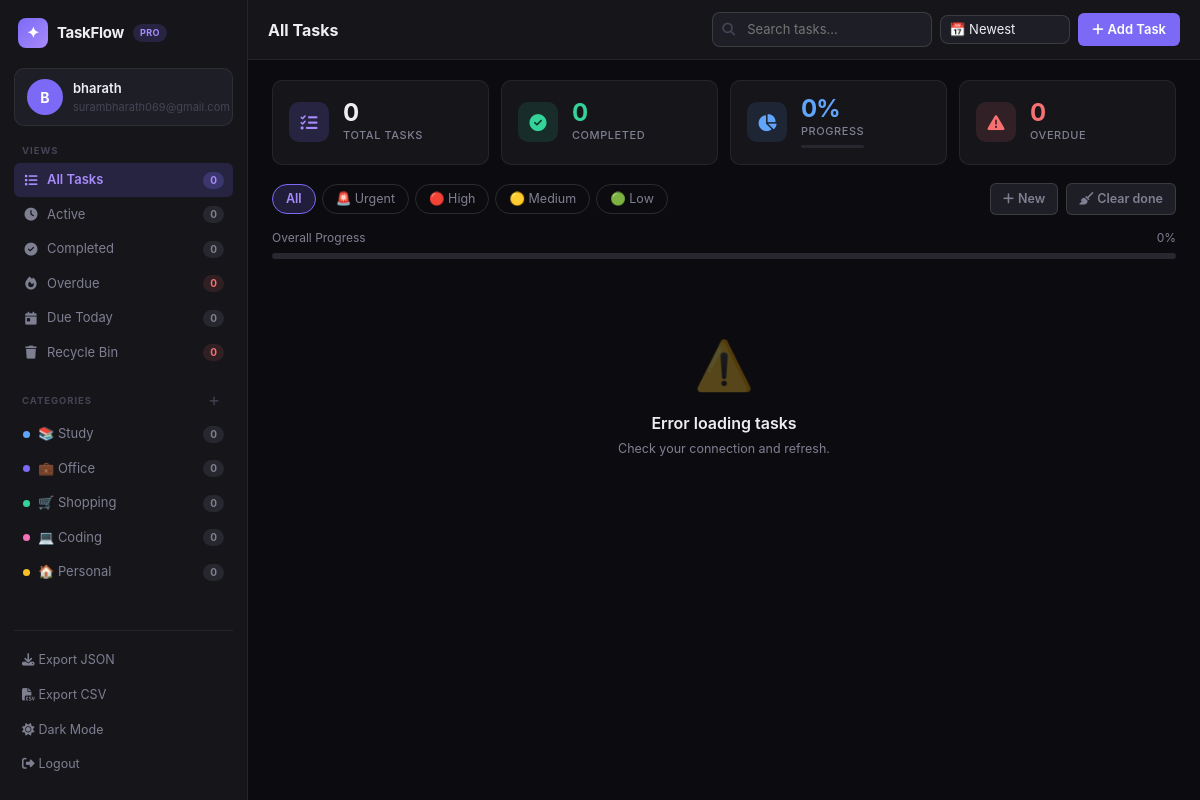
The app's page /dashboard (signed in) with its own data.
### app.py (models this page shows, shortened)
class User(UserMixin, db.Model):
    __tablename__ = 'users'
    id            = db.Column(db.Integer, primary_key=True)
    name          = db.Column(db.String(100), nullable=False)
    email         = db.Column(db.String(150), unique=True, nullable=False)
    password_hash = db.Column(db.String(256), nullable=False)
    avatar_color  = db.Column(db.String(20), default='#7c6af7')
    dark_mode     = db.Column(db.Boolean, default=True)
    created_at    = db.Column(db.DateTime, default=datetime.utcnow)
    tasks         = db.relationship('Task', backref='owner', lazy=True, cascade='all, delete-orphan')
    categories    = db.relationship('Category', backref='owner', lazy=True, cascade='all, delete-orphan')
    @property
    def initials(self):
        parts = self.name.split()
        return (parts[0][0] + (parts[1][0] if len(parts) > 1 else '')).upper()

class Category(db.Model):
    __tablename__ = 'categories'
    id         = db.Column(db.Integer, primary_key=True)
    user_id    = db.Column(db.Integer, db.ForeignKey('users.id'), nullable=False)
    name       = db.Column(db.String(80), nullable=False)
    icon       = db.Column(db.String(10), default='📁')
    color      = db.Column(db.String(20), default='#7c6af7')
    created_at = db.Column(db.DateTime, default=datetime.utcnow)
    tasks      = db.relationship('Task', backref='category', lazy=True)

### app.py (the view)
@app.route('/dashboard')
@login_required
def dashboard():
    categories = Category.query.filter_by(user_id=current_user.id).all()
    all_tasks    = Task.query.filter_by(user_id=current_user.id, is_deleted=False).all()
    total        = len(all_tasks)
    done         = sum(1 for t in all_tasks if t.status == 'done')
    in_progress  = sum(1 for t in all_tasks if t.status == 'in_progress')
    overdue      = sum(1 for t in all_tasks if t.is_overdue)
    pct          = round(done / total * 100) if total else 0
    today_tasks  = [t for t in all_tasks if t.deadline == date.today() and t.status != 'done']
    return render_template(
        'dashboard.html',
        categories=categories,
        stats={'total': total, 'done': done, 'in_progress': in_progress, 'overdue': overdue, 'pct': pct},
        today_tasks=today_tasks,
        today=date.today().isoformat(),
    )

### app.py (called while the page is built)
@login_manager.user_loader
def load_user(user_id):
    return db.session.get(User, int(user_id))

### templates/dashboard.html (shortened to what this page needs)
<!DOCTYPE html>
<html lang="en" data-theme="{{ 'dark' if current_user.dark_mode else 'light' }}">
<head>
<link href="https://cdn.jsdelivr.net/npm/bootstrap@5.3.2/dist/css/bootstrap.min.css" rel="stylesheet"/>
<link href="https://cdnjs.cloudflare.com/ajax/libs/font-awesome/6.5.0/css/all.min.css" rel="stylesheet"/>
<link href="{{ url_for('static', filename='css/style.css') }}" rel="stylesheet"/>
</head>
<body>
<nav class="sidebar" id="sidebar">
  <div class="sidebar-inner">
    <div class="sidebar-logo">
      <div class="logo-mark">✦</div>
      <span class="logo-text">TaskFlow</span>
      <span class="logo-pro">PRO</span>
    </div>
    <div class="user-card">
      <div class="user-avatar" style="background:{{ current_user.avatar_color }}">{{ current_user.initials }}</div>
      <div class="user-info">
        <div class="user-name">{{ current_user.name }}</div>
        <div class="user-email">{{ current_user.email }}</div>
      </div>
    </div>
    <div class="nav-section">
      <div class="nav-label">Views</div>
      <button class="nav-item active" data-view="all" onclick="setView('all',this)">
        <i class="fa fa-list nav-icon"></i>All Tasks<span class="nav-badge" id="nb-all">0</span>
      </button>
      <button class="nav-item" data-view="active" onclick="setView('active',this)">
        <i class="fa fa-clock nav-icon"></i>Active<span class="nav-badge" id="nb-active">0</span>
      </button>
      <button class="nav-item" data-view="done" onclick="setView('done',this)">
        <i class="fa fa-check-circle nav-icon"></i>Completed<span class="nav-badge" id="nb-done">0</span>
      </button>
      <button class="nav-item" data-view="overdue" onclick="setView('overdue',this)">
        <i class="fa fa-fire nav-icon"></i>Overdue<span class="nav-badge danger" id="nb-overdue">0</span>
      </button>
      <button class="nav-item" data-view="today" onclick="setView('today',this)">
        <i class="fa fa-calendar-day nav-icon"></i>Due Today<span class="nav-badge" id="nb-today">0</span>
      </button>
      <button class="nav-item" data-view="bin" onclick="setView('bin',this)">
        <i class="fa fa-trash nav-icon"></i>Recycle Bin<span class="nav-badge danger" id="nb-bin">0</span>
      </button>
    </div>
    <div class="nav-section">
      <div class="nav-label d-flex align-items-center justify-content-between">
        <span>Categories</span>
        <button class="btn-icon-sm" onclick="openCategoryModal()" title="New category"><i class="fa fa-plus"></i></button>
      </div>
      <div id="sidebar-categories">
        {% for cat in categories %}
        <button class="nav-item" data-view="cat_{{ cat.id }}" onclick="setView('cat_{{ cat.id }}',this)">
          <span class="cat-dot" style="background:{{ cat.color }}"></span>
          {{ cat.icon }} {{ cat.name }}
          <span class="nav-badge" id="nb-cat-{{ cat.id }}">0</span>
        </button>
        {% endfor %}
      </div>
    </div>
    <div class="sidebar-footer">
      <button class="footer-btn" onclick="exportTasks('json')"><i class="fa fa-download me-1"></i>Export JSON</button>
      <button class="footer-btn" onclick="exportTasks('csv')"><i class="fa fa-file-csv me-1"></i>Export CSV</button>
      <button class="footer-btn" onclick="toggleDarkMode()"><i class="fa fa-moon me-1" id="dm-icon"></i>Dark Mode</button>
      <a href="{{ url_for('logout') }}" class="footer-btn"><i class="fa fa-sign-out-alt me-1"></i>Logout</a>
    </div>
  </div>
</nav>
<div class="main-wrapper" id="main-wrapper">
  <header class="topbar">
    <div class="topbar-title" id="topbar-title">All Tasks</div>
    <div class="topbar-actions">
      <div class="search-box d-none d-sm-flex">
        <input type="text" id="search-input" placeholder="Search tasks…" oninput="debounceLoad()"/>
      </div>
      <select class="form-select form-select-sm" id="sort-select" onchange="loadTasks()" style="width:130px">
        <option value="created">📅 Newest</option>
      </select>
      <button class="btn-primary-sm" onclick="openAddModal()"><i class="fa fa-plus me-1"></i>Add Task</button>
    </div>
  </header>
  <main class="main-content">
    <div class="stats-grid" id="stats-grid">
      <div class="stat-card s-total">
        <div class="stat-icon"><i class="fa fa-list-check"></i></div>
        <div class="stat-body">
          <div class="stat-val" id="st-total">{{ stats.total }}</div>
          <div class="stat-label">Total Tasks</div>
        </div>
      </div>
      <div class="stat-card s-done">
        <div class="stat-icon"><i class="fa fa-check-circle"></i></div>
        <div class="stat-body">
          <div class="stat-val" id="st-done">{{ stats.done }}</div>
          <div class="stat-label">Completed</div>
        </div>
      </div>
      <div class="stat-card s-progress">
        <div class="stat-icon"><i class="fa fa-chart-pie"></i></div>
        <div class="stat-body">
          <div class="stat-val" id="st-pct">{{ stats.pct }}%</div>
          <div class="stat-label">Progress</div>
          <div class="mini-progress-bar"><div class="mini-progress-fill" id="mini-fill" style="width:{{ stats.pct }}%"></div></div>
        </div>
      </div>
      <div class="stat-card s-overdue">
        <div class="stat-icon"><i class="fa fa-exclamation-triangle"></i></div>
        <div class="stat-body">
          <div class="stat-val" id="st-overdue">{{ stats.overdue }}</div>
          <div class="stat-label">Overdue</div>
        </div>
      </div>
    </div>
    <div class="filter-row" id="filter-row">
      <div class="filter-chips">
        <button class="f-chip active" data-priority="" onclick="setFilter('',this)">All</button>
        <button class="f-chip" data-priority="urgent" onclick="setFilter('urgent',this)">🚨 Urgent</button>
        <button class="f-chip" data-priority="high" onclick="setFilter('high',this)">🔴 High</button>
        <button class="f-chip" data-priority="medium" onclick="setFilter('medium',this)">🟡 Medium</button>
        <button class="f-chip" data-priority="low" onclick="setFilter('low',this)">🟢 Low</button>
      </div>
      <div class="d-flex gap-2 align-items-center">
        <button class="btn-ghost-sm" onclick="openAddModal()"><i class="fa fa-plus me-1"></i>New</button>
        <button class="btn-ghost-sm" id="clear-done-btn" onclick="clearDone()"><i class="fa fa-broom me-1"></i>Clear done</button>
      </div>
    </div>
    <div class="progress-section" id="progress-section">
      <div class="progress-header">
        <span>Overall Progress</span>
        <span id="progress-label">{{ stats.pct }}%</span>
      </div>
      <div class="progress-bar-wrap">
      </div>
    </div>
    <div id="task-list-container">
      <div class="task-list" id="task-list">
      </div>
    </div>
  </main>
</div>
</body>
</html>

### records on screen
User: initials "B", name "bharath", email "surambharath069@gmail.com"
Category: icon "📚", name "Study"
Category: icon "💼", name "Office"
Category: icon "🛒", name "Shopping"
Category: icon "💻", name "Coding"
Category: icon "🏠", name "Personal"

### other values on screen
{{ stats.total }} "0"
{{ stats.done }} "0"
{{ stats.pct }} "0"
{{ stats.overdue }} "0"
